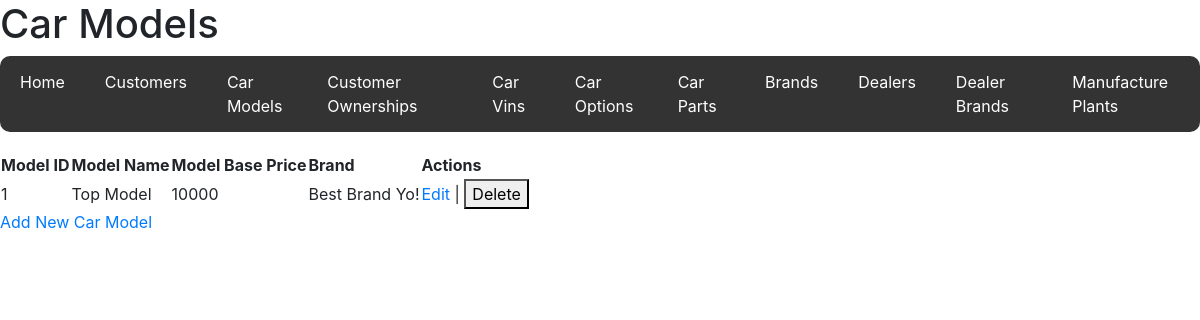
Page /car_models on the committed database.
### code/models.py (models this page shows)
class CarModel(db.Model):
    __tablename__ = "Models"
    model_id = db.Column(db.Integer, primary_key=True)
    model_name = db.Column(db.String(50))
    model_base_price = db.Column(db.Integer)
    brand_id = db.Column(db.Integer, db.ForeignKey("Brands.brand_id"))
    brand = db.relationship("Brand", back_populates="car_models")
    car_vins = db.relationship("CarVin", back_populates="car_model")
    car_options = db.relationship("CarOption", back_populates="car_model")

class Brand(db.Model):
    __tablename__ = "Brands"
    brand_id = db.Column(db.Integer, primary_key=True)
    brand_name = db.Column(db.String(50))
    dealer_brands = db.relationship("DealerBrand", back_populates="brand")
    car_models = db.relationship("CarModel", back_populates="brand")

### code/routes/carmodels.py (the view, shortened to what this page needs)
@carmodels_bp.route("/car_models", methods=["GET", "POST"])
def car_models():
    car_models = CarModel.query.all()
    return render_template("car_models.html", car_models=car_models)

### code/templates/car_models.html
{% extends 'base.html' %} {% block title %}Car Models{% endblock %} {% block
header %}
<h1>Car Models</h1>
{% endblock %} {% block content %}
<table>
  <tr>
    <th>Model ID</th>
    <th>Model Name</th>
    <th>Model Base Price</th>
    <th>Brand</th>
    <th>Actions</th>
  </tr>
  {% for car_model in car_models %}
  <tr>
    <td>{{ car_model.model_id }}</td>
    <td>{{ car_model.model_name }}</td>
    <td>{{ car_model.model_base_price }}</td>
    <td>{{ car_model.brand.brand_name }}</td>
    <td>
      <a
        href="{{ url_for('carmodels.view_car_model', model_id=car_model.model_id) }}"
        >Edit</a
      >
      |
      <form
        action="{{ url_for('carmodels.delete_car_model', model_id=car_model.model_id) }}"
        method="POST"
        style="display: inline"
      >
        <button type="submit">Delete</button>
      </form>
    </td>
  </tr>
  {% endfor %}
</table>
<a href="{{ url_for('carmodels.new_car_model') }}">Add New Car Model</a>
{% endblock %}

### rows in the picture
CarModel: model_id "1", model_name "Top Model", model_base_price "10000", brand.brand_name "Best Brand Yo!"
